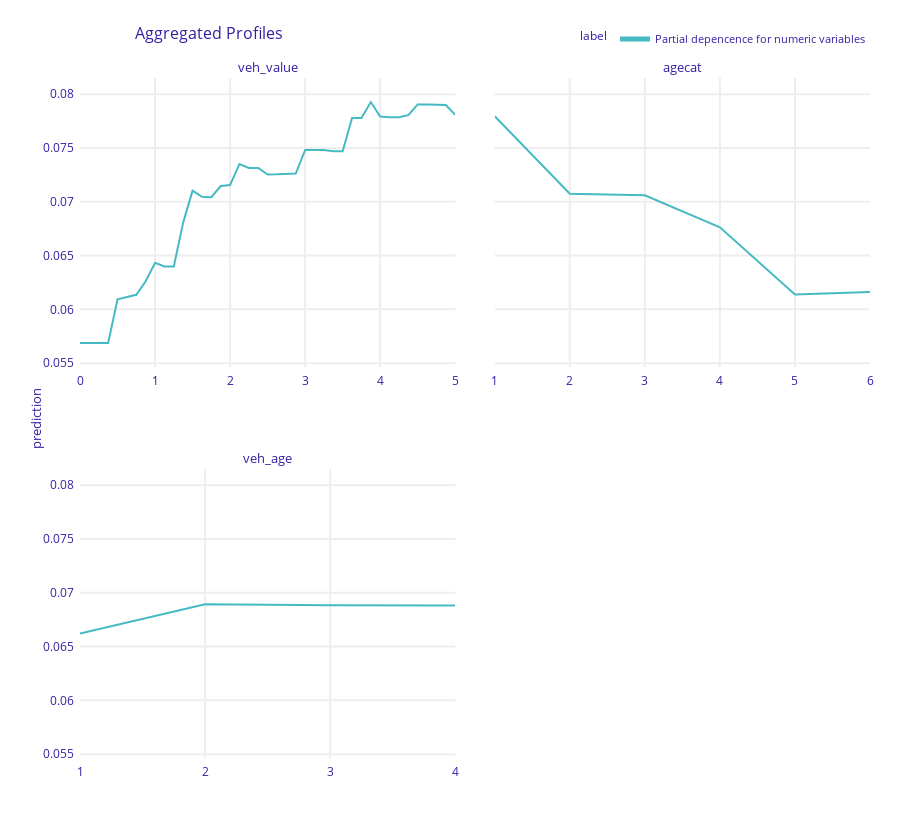
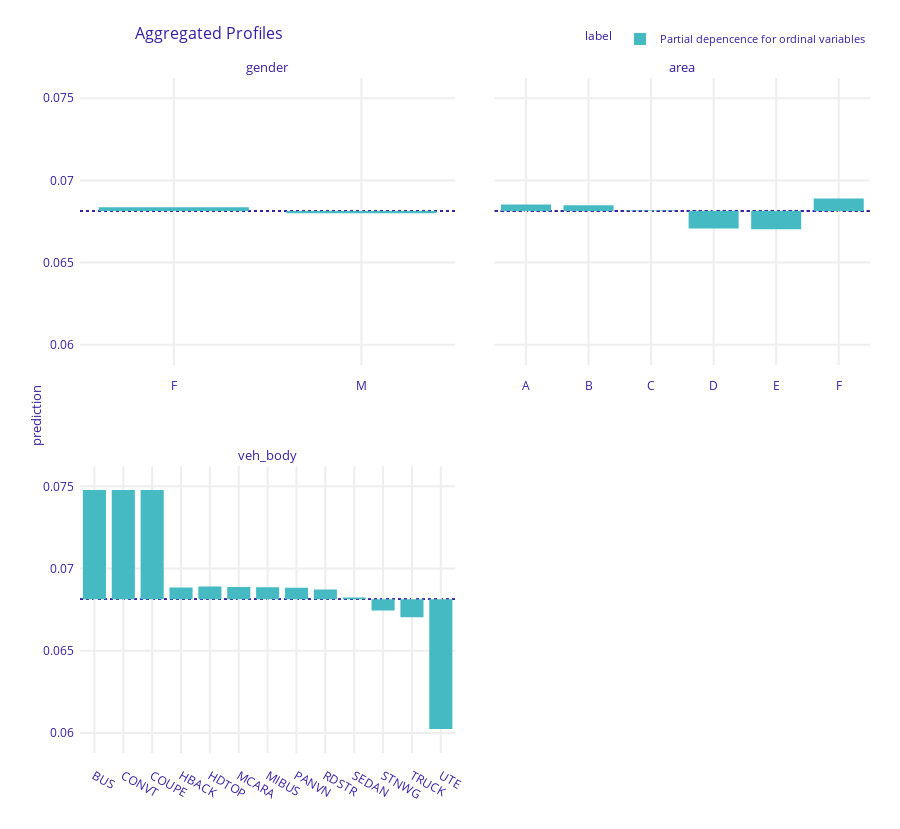

Write notebook code for charts like these, in order.
### Code cell
# Interpret model
import numpy as np
import dalex as dx
from sklearn.metrics import log_loss

# Variable importance regarding MSE improvement
lgb.plot_importance(fit, importance_type="gain", xlabel="Gain")

# Set up explainer object
def pred_fun(m, df):
    return m.predict(encoder.transform(df))


exp = dx.Explainer(fit, df_train, predict_function=pred_fun, verbose=False)

# Test performance
test_loss = log_loss(y_test, exp.predict(df_test))
test_loss0 = log_loss(y_test, np.repeat(y_train.mean(), len(y_test)))
rel_imp = (test_loss0 - test_loss) / test_loss0

print(f"Test log-loss: {test_loss: .3f}")
print(f"Relative improvement in log-loss: {rel_imp: .3%}")

# Partial dependence plots on training data
num_eval_at = {
    "veh_value": np.linspace(0, 5, 41),
    "agecat": sorted(car["agecat"].unique()),
    "veh_age": sorted(car["veh_age"].unique()),
}
pdp_num = exp.model_profile(
    variable_splits=num_eval_at,
    label="Partial depencence for numeric variables",
    verbose=False,
)
pdp_num.plot()

pdp_ord = exp.model_profile(
    variable_type="categorical",
    variable_splits=dict(zip(ord_features, ord_levels)),
    label="Partial depencence for ordinal variables",
    verbose=False,
)
pdp_ord.plot()

### Figure 1 — Plotly figure (JSON) as saved in the notebook; plotly's stock layout.template omitted (floating-point values rounded to 4 significant figures)
{"data": [{"customdata": [[0.06814, "Partial depencence for numeric variables", "veh_value"], [0.06814, "Partial depencence for numeric variables", "veh_value"], [0.06814, "Partial depencence for numeric variables", "veh_value"], [0.06814, "Partial depencence for numeric variables", "veh_value"], [0.06814, "Partial depencence for numeric variables", "veh_value"], [0.06814, "Partial depencence for numeric variables", "veh_value"], [0.06814, "Partial depencence for numeric variables", "veh_value"], [0.06814, "Partial depencence for numeric variables", "veh_value"], [0.06814, "Partial depencence for numeric variables", "veh_value"], [0.06814, "Partial depencence for numeric variables", "veh_value"], [0.06814, "Partial depencence for numeric variables", "veh_value"], [0.06814, "Partial depencence for numeric variables", "veh_value"], [0.06814, "Partial depencence for numeric variables", "veh_value"], [0.06814, "Partial depencence for numeric variables", "veh_value"], [0.06814, "Partial depencence for numeric variables", "veh_value"], [0.06814, "Partial depencence for numeric variables", "veh_value"], [0.06814, "Partial depencence for numeric variables", "veh_value"], [0.06814, "Partial depencence for numeric variables", "veh_value"], [0.06814, "Partial depencence for numeric variables", "veh_value"], [0.06814, "Partial depencence for numeric variables", "veh_value"], [0.06814, "Partial depencence for numeric variables", "veh_value"], [0.06814, "Partial depencence for numeric variables", "veh_value"], [0.06814, "Partial depencence for numeric variables", "veh_value"], [0.06814, "Partial depencence for numeric variables", "veh_value"], [0.06814, "Partial depencence for numeric variables", "veh_value"], [0.06814, "Partial depencence for numeric variables", "veh_value"], [0.06814, "Partial depencence for numeric variables", "veh_value"], [0.06814, "Partial depencence for numeric variables", "veh_value"], [0.06814, "Partial depencence for numeric variables", "veh_value"], [0.06814, "Partial depencence for numeric variables", "veh_value"], [0.06814, "Partial depencence for numeric variables", "veh_value"], [0.06814, "Partial depencence for numeric variables", "veh_value"], [0.06814, "Partial depencence for numeric variables", "veh_value"], [0.06814, "Partial depencence for numeric variables", "veh_value"], [0.06814, "Partial depencence for numeric variables", "veh_value"], [0.06814, "Partial depencence for numeric variables", "veh_value"], [0.06814, "Partial depencence for numeric variables", "veh_value"], [0.06814, "Partial depencence for numeric variables", "veh_value"], [0.06814, "Partial depencence for numeric variables", "veh_value"], [0.06814, "Partial depencence for numeric variables", "veh_value"], [0.06814, "Partial depencence for numeric variables", "veh_value"]], "hovertemplate": "<b>%{hovertext}</b><br><br>prediction=%{y:.3f}<br>mean_prediction=%{customdata[0]:.3f}<extra></extra>", "hovertext": ["Partial depencence for numeric variables", "Partial depencence for numeric variables", "Partial depencence for numeric variables", "Partial depencence for numeric variables", "Partial depencence for numeric variables", "Partial depencence for numeric variables", "Partial depencence for numeric variables", "Partial depencence for numeric variables", "Partial depencence for numeric variables", "Partial depencence for numeric variables", "Partial depencence for numeric variables", "Partial depencence for numeric variables", "Partial depencence for numeric variables", "Partial depencence for numeric variables", "Partial depencence for numeric variables", "Partial depencence for numeric variables", "Partial depencence for numeric variables", "Partial depencence for numeric variables", "Partial depencence for numeric variables", "Partial depencence for numeric variables", "Partial depencence for numeric variables", "Partial depencence for numeric variables", "Partial depencence for numeric variables", "Partial depencence for numeric variables", "Partial depencence for numeric variables", "Partial depencence for numeric variables", "Partial depencence for numeric variables", "Partial depencence for numeric variables", "Partial depencence for numeric variables", "Partial depencence for numeric variables", "Partial depencence for numeric variables", "Partial depencence for numeric variables", "Partial depencence for numeric variables", "Partial depencence for numeric variables", "Partial depencence for numeric variables", "Partial depencence for numeric variables", "Partial depencence for numeric variables", "Partial depencence for numeric variables", "Partial depencence for numeric variables", "Partial depencence for numeric variables", "Partial depencence for numeric variables"], "legendgroup": "Partial depencence for numeric variables", "line": {"color": "#46bac2", "dash": "solid", "width": 2}, "marker": {"symbol": "circle"}, "mode": "lines", "name": "Partial depencence for numeric variables", "opacity": 1, "orientation": "v", "showlegend": true, "type": "scatter", "x": [0, 0.125, 0.25, 0.375, 0.5, 0.625, 0.75, 0.875, 1, 1.125, 1.25, 1.375, 1.5, 1.625, 1.75, 1.875, 2, 2.125, 2.25, 2.375, 2.5, 2.625, 2.75, 2.875, 3, 3.125, 3.25, 3.375, 3.5, 3.625, 3.75, 3.875, 4, 4.125, 4.25, 4.375, 4.5, 4.625, 4.75, 4.875, 5], "xaxis": "x3", "y": [0.05688, 0.05688, 0.05688, 0.05688, 0.06094, 0.06117, 0.06135, 0.06261, 0.06433, 0.06398, 0.06398, 0.06806, 0.07104, 0.07045, 0.07043, 0.07146, 0.07156, 0.07351, 0.07314, 0.07314, 0.07253, 0.07255, 0.07258, 0.07262, 0.07481, 0.07481, 0.07481, 0.07469, 0.07469, 0.07778, 0.07778, 0.07927, 0.07792, 0.07787, 0.07787, 0.07805, 0.07905, 0.07904, 0.07903, 0.079, 0.07807], "yaxis": "y3"}, {"customdata": [[0.06814, "Partial depencence for numeric variables", "agecat"], [0.06814, "Partial depencence for numeric variables", "agecat"], [0.06814, "Partial depencence for numeric variables", "agecat"], [0.06814, "Partial depencence for numeric variables", "agecat"], [0.06814, "Partial depencence for numeric variables", "agecat"], [0.06814, "Partial depencence for numeric variables", "agecat"]], "hovertemplate": "<b>%{hovertext}</b><br><br>prediction=%{y:.3f}<br>mean_prediction=%{customdata[0]:.3f}<extra></extra>", "hovertext": ["Partial depencence for numeric variables", "Partial depencence for numeric variables", "Partial depencence for numeric variables", "Partial depencence for numeric variables", "Partial depencence for numeric variables", "Partial depencence for numeric variables"], "legendgroup": "Partial depencence for numeric variables", "line": {"color": "#46bac2", "dash": "solid", "width": 2}, "marker": {"symbol": "circle"}, "mode": "lines", "name": "Partial depencence for numeric variables", "opacity": 1, "orientation": "v", "showlegend": false, "type": "scatter", "x": [1, 2, 3, 4, 5, 6], "xaxis": "x4", "y": [0.07795, 0.07074, 0.0706, 0.06762, 0.06138, 0.06161], "yaxis": "y4"}, {"customdata": [[0.06814, "Partial depencence for numeric variables", "veh_age"], [0.06814, "Partial depencence for numeric variables", "veh_age"], [0.06814, "Partial depencence for numeric variables", "veh_age"], [0.06814, "Partial depencence for numeric variables", "veh_age"]], "hovertemplate": "<b>%{hovertext}</b><br><br>prediction=%{y:.3f}<br>mean_prediction=%{customdata[0]:.3f}<extra></extra>", "hovertext": ["Partial depencence for numeric variables", "Partial depencence for numeric variables", "Partial depencence for numeric variables", "Partial depencence for numeric variables"], "legendgroup": "Partial depencence for numeric variables", "line": {"color": "#46bac2", "dash": "solid", "width": 2}, "marker": {"symbol": "circle"}, "mode": "lines", "name": "Partial depencence for numeric variables", "opacity": 1, "orientation": "v", "showlegend": false, "type": "scatter", "x": [1, 2, 3, 4], "xaxis": "x", "y": [0.0662, 0.06892, 0.06884, 0.06882], "yaxis": "y"}], "layout": {"annotations": [{"font": {"size": 13}, "showarrow": false, "text": "veh_age", "x": 0.2375, "xanchor": "center", "xref": "paper", "y": 0.425, "yanchor": "bottom", "yref": "paper"}, {"font": {"size": 13}, "showarrow": false, "text": "veh_value", "x": 0.2375, "xanchor": "center", "xref": "paper", "y": 1, "yanchor": "bottom", "yref": "paper"}, {"font": {"size": 13}, "showarrow": false, "text": "agecat", "x": 0.7625, "xanchor": "center", "xref": "paper", "y": 1, "yanchor": "bottom", "yref": "paper"}, {"font": {"size": 13}, "showarrow": false, "text": "prediction", "textangle": -90, "x": -0.07, "xref": "paper", "y": 0.5, "yref": "paper"}], "font": {"color": "#371ea3"}, "height": 829, "hovermode": "x unified", "legend": {"font": {"size": 11}, "itemsizing": "constant", "orientation": "h", "title": {"font": {"size": 12}, "text": "label"}, "tracegroupgap": 0, "x": 1, "xanchor": "right", "y": 1.036, "yanchor": "bottom"}, "margin": {"b": 71, "r": 30, "t": 78}, "title": {"font": {"size": 16}, "text": "Aggregated Profiles", "x": 0.15}, "xaxis": {"anchor": "y", "automargin": true, "domain": [0, 0.475], "fixedrange": true, "gridwidth": 2, "showticklabels": true, "tickcolor": "white", "ticklen": 3, "ticks": "outside", "title": {"text": ""}, "type": "linear", "zeroline": false}, "xaxis2": {"anchor": "y2", "automargin": true, "domain": [0.525, 1], "fixedrange": true, "gridwidth": 2, "showticklabels": true, "tickcolor": "white", "ticklen": 3, "ticks": "outside", "title": {"text": ""}, "type": "linear", "zeroline": false}, "xaxis3": {"anchor": "y3", "automargin": true, "domain": [0, 0.475], "fixedrange": true, "gridwidth": 2, "showticklabels": true, "tickcolor": "white", "ticklen": 3, "ticks": "outside", "title": {"text": ""}, "type": "linear", "zeroline": false}, "xaxis4": {"anchor": "y4", "automargin": true, "domain": [0.525, 1], "fixedrange": true, "gridwidth": 2, "showticklabels": true, "tickcolor": "white", "ticklen": 3, "ticks": "outside", "title": {"text": ""}, "type": "linear", "zeroline": false}, "yaxis": {"anchor": "x", "automargin": true, "domain": [0, 0.425], "fixedrange": true, "gridwidth": 2, "range": [0.05464, 0.0815], "tickcolor": "white", "ticklen": 3, "ticks": "outside", "title": {"text": ""}, "type": "linear", "zeroline": false}, "yaxis2": {"anchor": "x2", "automargin": true, "domain": [0, 0.425], "fixedrange": true, "gridwidth": 2, "matches": "y", "range": [0.05464, 0.0815], "showticklabels": false, "tickcolor": "white", "ticklen": 3, "ticks": "outside", "title": {"text": ""}, "type": "linear", "zeroline": false}, "yaxis3": {"anchor": "x3", "automargin": true, "domain": [0.575, 1], "fixedrange": true, "gridwidth": 2, "matches": "y", "range": [0.05464, 0.0815], "tickcolor": "white", "ticklen": 3, "ticks": "outside", "title": {"text": ""}, "type": "linear", "zeroline": false}, "yaxis4": {"anchor": "x4", "automargin": true, "domain": [0.575, 1], "fixedrange": true, "gridwidth": 2, "matches": "y", "range": [0.05464, 0.0815], "showticklabels": false, "tickcolor": "white", "ticklen": 3, "ticks": "outside", "title": {"text": ""}, "type": "linear", "zeroline": false}}}

### Figure 2 — Plotly figure (JSON) as saved in the notebook; plotly's stock layout.template omitted (floating-point values rounded to 4 significant figures)
{"data": [{"alignmentgroup": "True", "base": [0.06813, 0.06813], "customdata": [[0.06837, "Partial depencence for ordinal variables", "gender"], [0.068, "Partial depencence for ordinal variables", "gender"]], "hovertemplate": "<b>%{hovertext}</b><br><br>mean_prediction=%{base:.3f}<br>prediction=%{customdata[0]:.3f}<extra></extra>", "hovertext": ["Partial depencence for ordinal variables", "Partial depencence for ordinal variables"], "legendgroup": "Partial depencence for ordinal variables", "marker": {"color": "#46bac2", "pattern": {"shape": ""}}, "name": "Partial depencence for ordinal variables", "offsetgroup": "Partial depencence for ordinal variables", "orientation": "v", "showlegend": true, "textposition": "auto", "type": "bar", "x": ["F", "M"], "xaxis": "x3", "y": [0.0002355, -0.0001302], "yaxis": "y3"}, {"alignmentgroup": "True", "base": [0.06813, 0.06813, 0.06813, 0.06813, 0.06813, 0.06813], "customdata": [[0.06853, "Partial depencence for ordinal variables", "area"], [0.06849, "Partial depencence for ordinal variables", "area"], [0.06817, "Partial depencence for ordinal variables", "area"], [0.06707, "Partial depencence for ordinal variables", "area"], [0.06703, "Partial depencence for ordinal variables", "area"], [0.0689, "Partial depencence for ordinal variables", "area"]], "hovertemplate": "<b>%{hovertext}</b><br><br>mean_prediction=%{base:.3f}<br>prediction=%{customdata[0]:.3f}<extra></extra>", "hovertext": ["Partial depencence for ordinal variables", "Partial depencence for ordinal variables", "Partial depencence for ordinal variables", "Partial depencence for ordinal variables", "Partial depencence for ordinal variables", "Partial depencence for ordinal variables"], "legendgroup": "Partial depencence for ordinal variables", "marker": {"color": "#46bac2", "pattern": {"shape": ""}}, "name": "Partial depencence for ordinal variables", "offsetgroup": "Partial depencence for ordinal variables", "orientation": "v", "showlegend": false, "textposition": "auto", "type": "bar", "x": ["A", "B", "C", "D", "E", "F"], "xaxis": "x4", "y": [0.0003956, 0.0003605, 3.717e-05, -0.001065, -0.001101, 0.0007737], "yaxis": "y4"}, {"alignmentgroup": "True", "base": [0.06813, 0.06813, 0.06813, 0.06813, 0.06813, 0.06813, 0.06813, 0.06813, 0.06813, 0.06813, 0.06813, 0.06813, 0.06813], "customdata": [[0.07478, "Partial depencence for ordinal variables", "veh_body"], [0.07478, "Partial depencence for ordinal variables", "veh_body"], [0.07478, "Partial depencence for ordinal variables", "veh_body"], [0.06884, "Partial depencence for ordinal variables", "veh_body"], [0.06891, "Partial depencence for ordinal variables", "veh_body"], [0.06887, "Partial depencence for ordinal variables", "veh_body"], [0.06886, "Partial depencence for ordinal variables", "veh_body"], [0.06883, "Partial depencence for ordinal variables", "veh_body"], [0.06872, "Partial depencence for ordinal variables", "veh_body"], [0.06823, "Partial depencence for ordinal variables", "veh_body"], [0.06744, "Partial depencence for ordinal variables", "veh_body"], [0.06703, "Partial depencence for ordinal variables", "veh_body"], [0.06023, "Partial depencence for ordinal variables", "veh_body"]], "hovertemplate": "<b>%{hovertext}</b><br><br>mean_prediction=%{base:.3f}<br>prediction=%{customdata[0]:.3f}<extra></extra>", "hovertext": ["Partial depencence for ordinal variables", "Partial depencence for ordinal variables", "Partial depencence for ordinal variables", "Partial depencence for ordinal variables", "Partial depencence for ordinal variables", "Partial depencence for ordinal variables", "Partial depencence for ordinal variables", "Partial depencence for ordinal variables", "Partial depencence for ordinal variables", "Partial depencence for ordinal variables", "Partial depencence for ordinal variables", "Partial depencence for ordinal variables", "Partial depencence for ordinal variables"], "legendgroup": "Partial depencence for ordinal variables", "marker": {"color": "#46bac2", "pattern": {"shape": ""}}, "name": "Partial depencence for ordinal variables", "offsetgroup": "Partial depencence for ordinal variables", "orientation": "v", "showlegend": false, "textposition": "auto", "type": "bar", "x": ["BUS", "CONVT", "COUPE", "HBACK", "HDTOP", "MCARA", "MIBUS", "PANVN", "RDSTR", "SEDAN", "STNWG", "TRUCK", "UTE"], "xaxis": "x", "y": [0.006644, 0.006644, 0.006644, 0.0007132, 0.0007753, 0.0007417, 0.000727, 0.0006999, 0.0005854, 0.0001007, -0.0006865, -0.001102, -0.007901], "yaxis": "y"}], "layout": {"annotations": [{"font": {"size": 13}, "showarrow": false, "text": "veh_body", "x": 0.2375, "xanchor": "center", "xref": "paper", "y": 0.425, "yanchor": "bottom", "yref": "paper"}, {"font": {"size": 13}, "showarrow": false, "text": "gender", "x": 0.2375, "xanchor": "center", "xref": "paper", "y": 1, "yanchor": "bottom", "yref": "paper"}, {"font": {"size": 13}, "showarrow": false, "text": "area", "x": 0.7625, "xanchor": "center", "xref": "paper", "y": 1, "yanchor": "bottom", "yref": "paper"}, {"font": {"size": 13}, "showarrow": false, "text": "prediction", "textangle": -90, "x": -0.07, "xref": "paper", "y": 0.5, "yref": "paper"}], "barmode": "group", "font": {"color": "#371ea3"}, "height": 829, "hovermode": "x unified", "legend": {"font": {"size": 11}, "itemsizing": "constant", "orientation": "h", "title": {"font": {"size": 12}, "text": "label"}, "tracegroupgap": 0, "x": 1, "xanchor": "right", "y": 1.036, "yanchor": "bottom"}, "margin": {"b": 71, "r": 30, "t": 78}, "shapes": [{"layer": "below", "line": {"color": "#371ea3", "dash": "dot", "width": 1.5}, "type": "line", "x0": 0, "x1": 1, "xref": "x domain", "y0": 0.06813, "y1": 0.06813, "yref": "y"}, {"layer": "below", "line": {"color": "#371ea3", "dash": "dot", "width": 1.5}, "type": "line", "x0": 0, "x1": 1, "xref": "x3 domain", "y0": 0.06813, "y1": 0.06813, "yref": "y3"}, {"layer": "below", "line": {"color": "#371ea3", "dash": "dot", "width": 1.5}, "type": "line", "x0": 0, "x1": 1, "xref": "x4 domain", "y0": 0.06813, "y1": 0.06813, "yref": "y4"}, {"layer": "below", "line": {"color": "#371ea3", "dash": "dot", "width": 1.5}, "type": "line", "x0": 0, "x1": 1, "xref": "x domain", "y0": 0.06813, "y1": 0.06813, "yref": "y"}, {"layer": "below", "line": {"color": "#371ea3", "dash": "dot", "width": 1.5}, "type": "line", "x0": 0, "x1": 1, "xref": "x3 domain", "y0": 0.06813, "y1": 0.06813, "yref": "y3"}, {"layer": "below", "line": {"color": "#371ea3", "dash": "dot", "width": 1.5}, "type": "line", "x0": 0, "x1": 1, "xref": "x4 domain", "y0": 0.06813, "y1": 0.06813, "yref": "y4"}, {"layer": "below", "line": {"color": "#371ea3", "dash": "dot", "width": 1.5}, "type": "line", "x0": 0, "x1": 1, "xref": "x domain", "y0": 0.06813, "y1": 0.06813, "yref": "y"}, {"layer": "below", "line": {"color": "#371ea3", "dash": "dot", "width": 1.5}, "type": "line", "x0": 0, "x1": 1, "xref": "x3 domain", "y0": 0.06813, "y1": 0.06813, "yref": "y3"}, {"layer": "below", "line": {"color": "#371ea3", "dash": "dot", "width": 1.5}, "type": "line", "x0": 0, "x1": 1, "xref": "x4 domain", "y0": 0.06813, "y1": 0.06813, "yref": "y4"}], "title": {"font": {"size": 16}, "text": "Aggregated Profiles", "x": 0.15}, "xaxis": {"anchor": "y", "automargin": true, "domain": [0, 0.475], "fixedrange": true, "gridwidth": 2, "showticklabels": true, "tickcolor": "white", "ticklen": 10, "ticks": "outside", "title": {"text": ""}, "type": "category"}, "xaxis2": {"anchor": "y2", "automargin": true, "domain": [0.525, 1], "fixedrange": true, "gridwidth": 2, "showticklabels": true, "tickcolor": "white", "ticklen": 10, "ticks": "outside", "title": {"text": ""}, "type": "category"}, "xaxis3": {"anchor": "y3", "automargin": true, "domain": [0, 0.475], "fixedrange": true, "gridwidth": 2, "showticklabels": true, "tickcolor": "white", "ticklen": 10, "ticks": "outside", "title": {"text": ""}, "type": "category"}, "xaxis4": {"anchor": "y4", "automargin": true, "domain": [0.525, 1], "fixedrange": true, "gridwidth": 2, "showticklabels": true, "tickcolor": "white", "ticklen": 10, "ticks": "outside", "title": {"text": ""}, "type": "category"}, "yaxis": {"anchor": "x", "automargin": true, "domain": [0, 0.425], "fixedrange": true, "gridwidth": 2, "range": [0.05878, 0.07623], "tickcolor": "white", "ticklen": 3, "ticks": "outside", "title": {"text": ""}, "type": "linear", "zeroline": false}, "yaxis2": {"anchor": "x2", "automargin": true, "domain": [0, 0.425], "fixedrange": true, "gridwidth": 2, "matches": "y", "range": [0.05878, 0.07623], "showticklabels": false, "tickcolor": "white", "ticklen": 3, "ticks": "outside", "title": {"text": ""}, "type": "linear", "zeroline": false}, "yaxis3": {"anchor": "x3", "automargin": true, "domain": [0.575, 1], "fixedrange": true, "gridwidth": 2, "matches": "y", "range": [0.05878, 0.07623], "tickcolor": "white", "ticklen": 3, "ticks": "outside", "title": {"text": ""}, "type": "linear", "zeroline": false}, "yaxis4": {"anchor": "x4", "automargin": true, "domain": [0.575, 1], "fixedrange": true, "gridwidth": 2, "matches": "y", "range": [0.05878, 0.07623], "showticklabels": false, "tickcolor": "white", "ticklen": 3, "ticks": "outside", "title": {"text": ""}, "type": "linear", "zeroline": false}}}
